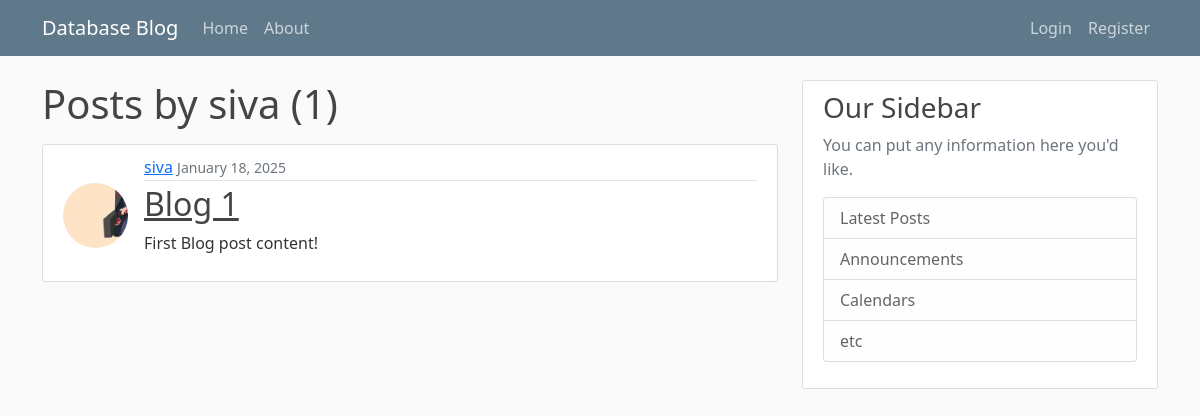
The app's page /user/siva/, older data.
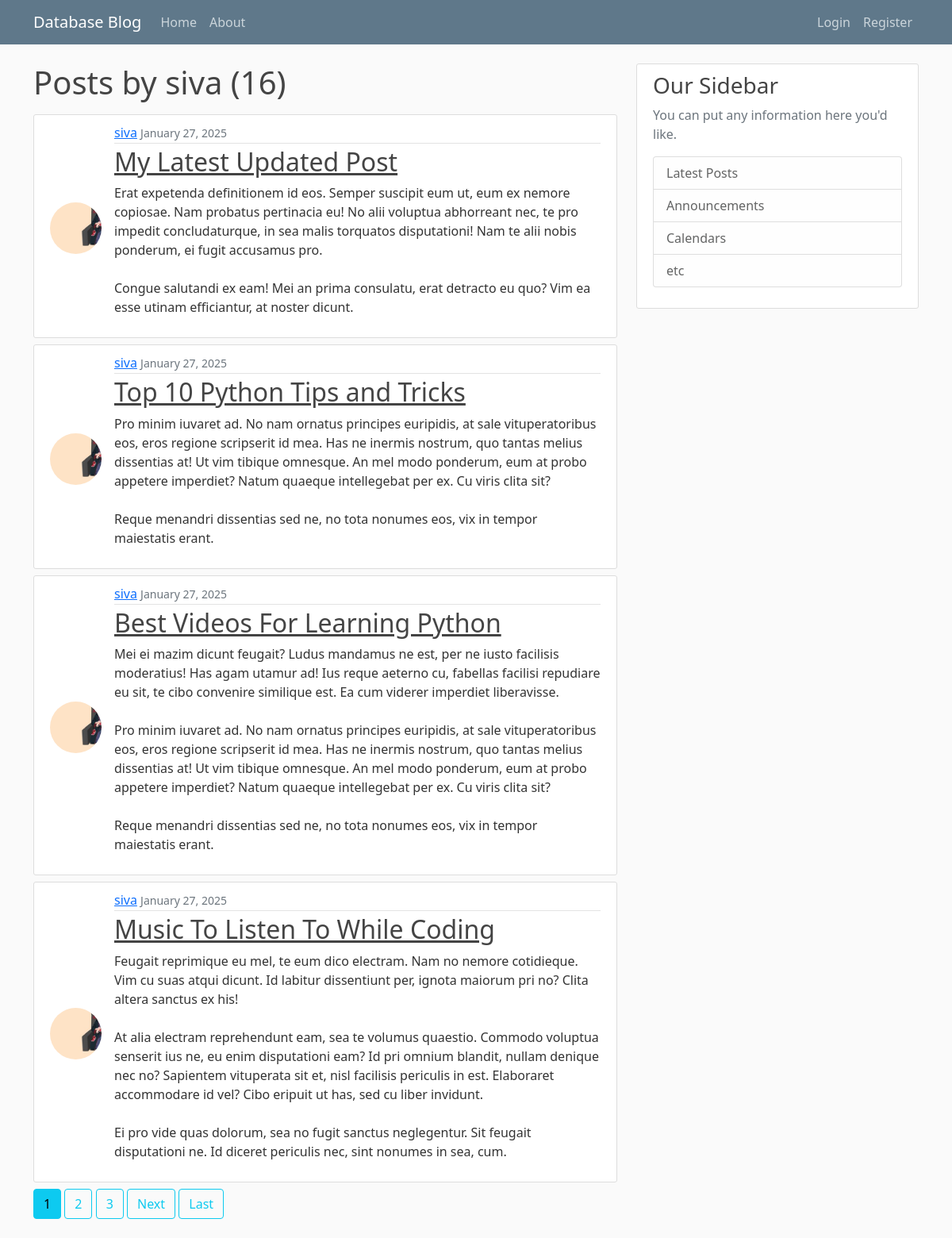
The same page, newer data.
### app/models.py (models this page shows, shortened)
class Post(models.Model):
    title = models.CharField(max_length=100)
    content = models.TextField()
    date_posted = models.DateTimeField(default=timezone.now)
    author = models.ForeignKey(User, on_delete=models.CASCADE)

### users/models.py (models this page shows, shortened)
class Profile(models.Model):
    user = models.OneToOneField(User, on_delete=models.CASCADE)
    image = models.ImageField(default='default.jpg', upload_to='profile_pics')

### app/views.py (the view)
# urls.py: path('user/<username>/', UserPostListView.as_view(), name='user-posts'),
class UserPostListView(ListView):
    model = Post
    template_name = 'blog/user_posts.html'
    context_object_name = 'posts'
    paginate_by = 4
    def get_queryset(self):
        user = get_object_or_404(User, username=self.kwargs.get('username'))
        return Post.objects.filter(author=user).order_by('-date_posted')

### app/templates/blog/user_posts.html (shortened to what this page needs)
{% extends "blog/base.html" %}
{% block content %}
    <h1 class="mb-3" > Posts by {{ view.kwargs.username }} ({{ page_obj.paginator.count }}) </h1>
    {% for post in posts %}
    <article class="media content-section d-flex align-items-center mb-2 ">
      <img class="rounded-circle article-img mr-3" src="{{ post.author.profile.image.url }}">
      <div class="media-body">
        <div class="article-metadata">
          <a class="mb-2" href=" {% url 'user-posts' post.author.username %} ">{{ post.author }}</a>
          <small class="text-muted">{{ post.date_posted|date:"F d, Y" }}</small>
        </div>
        <h2><a class="article-title" href="{% url 'post-detail' post.id %}">{{ post.title }}</a></h2>
        <p class="article-content">{{ post.content }}</p>
      </div>
    </article>
    {% endfor %}
    {% if is_paginated %}
      {% for num in page_obj.paginator.page_range %}
        {% if page_obj.number == num %}
          <a class="btn btn-info mb-4" href="?page={{num}}">{{num}}</a>
        {% elif num > page_obj.number|add:'-3' and num < page_obj.number|add:'3' %}
          <a class="btn btn-outline-info mb-4" href="?page={{num}}">{{num}}</a>
        {% endif %}
      {% endfor %}
      {% if page_obj.has_next %}
        <a class="btn btn-outline-info mb-4" href="?page={{ page_obj.next_page_number }}">Next</a>
        <a class="btn btn-outline-info mb-4" href="?page={{ page_obj.paginator.num_pages }}">Last</a>
      {% endif %}
    {% endif %}
{% endblock content %}

### app/templates/blog/base.html (shortened to what this page needs)
{% load static %}
<!DOCTYPE html>
<html lang="en">
<head>
    <link href="https://cdn.jsdelivr.net/npm/bootstrap@5.0.2/dist/css/bootstrap.min.css" rel="stylesheet">
    <link rel="stylesheet" type="text/css" href="{% static 'blog/main.css' %}">
</head>
<body>
    <header class="site-header">
        <nav class="navbar navbar-expand-md navbar-dark bg-steel fixed-top">
            <div class="container">
                <a class="navbar-brand mr-4" href="{% url 'blog-home' %}">Database Blog</a>
                <div class="collapse navbar-collapse" id="navbarToggle">
                    <div class="navbar-nav me-auto">
                        <a class="nav-item nav-link" href="{% url 'blog-home' %}">Home</a>
                        <a class="nav-item nav-link" href="{% url 'blog-about' %}">About</a>
                    </div>
                    <div class="navbar-nav">
                        {% if user.is_authenticated %}
                            <a class="nav-item nav-link" style="padding: 0; margin-right: 15px; border: none; background: none;" href="{% url 'post-create' %}">New Post</a>
                            <a class="nav-item nav-link" style="padding: 0; margin-right: 15px; border: none; background: none;" href="{% url 'profile-page' %}">Profile</a>
                            <form method="POST" action="{% url 'logout-page' %}" style="display: inline;">
                                {% csrf_token %}
                                <button type="submit" class="nav-item nav-link btn btn-link" style="padding: 0; border: none; background: none;">
                                    Logout
                                </button>
                            </form>
                        {% else %}
                            <a class="nav-item nav-link" href="{% url 'login-page' %}">Login</a>
                            <a class="nav-item nav-link" href="{% url 'register-page' %}">Register</a>
                        {% endif %}
                    </div>
                </div>
            </div>
        </nav>
    </header>
    <main role="main" class="container">
        <div class="row">
            <div class="col-md-8">
                {% block content %}{% endblock %}
            </div>
            <div class="col-md-4">
                <div class="content-section">
                    <h3>Our Sidebar</h3>
                    <p class='text-muted'>You can put any information here you'd like.
                    <ul class="list-group">
                        <li class="list-group-item list-group-item-light">Latest Posts</li>
                        <li class="list-group-item list-group-item-light">Announcements</li>
                        <li class="list-group-item list-group-item-light">Calendars</li>
                        <li class="list-group-item list-group-item-light">etc</li>
                    </ul>
                    </p>
                </div>
            </div>
        </div>
    </main>
    </body>
</html>

### app/static/blog/main.css (style rules this page uses)
body { background: #fafafa; color: #333333; margin-top: 5rem; }
h1, h2, h3, h4, h5, h6 { color: #444444; }
ul { margin: 0; }
.bg-steel { background-color: #5f788a; }
.site-header .navbar-nav .nav-link { color: #cbd5db; }
.content-section { background: #ffffff; padding: 10px 20px; border: 1px solid #dddddd; border-radius: 3px; margin-bottom: 20px; }
.article-title { color: #444444; }
.article-content { white-space: pre-line; }
.article-img { height: 65px; width: 65px; margin-right: 16px; object-fit: cover; margin-top: 5px; }
.article-metadata { padding-bottom: 1px; margin-bottom: 4px; border-bottom: 1px solid #e3e3e3 }
.media-body { flex: 1; }

Row changes from the older to the newer data that the page shows:
no longer on this page (row unchanged): Post: author.profile.image (picture), author "siva", date_posted "January 18, 2025", title "Blog 1", content "First Blog post content!"
added Post: author.profile.image (picture), author "siva", date_posted "January 27, 2025", title "My Latest Updated Post", content "Erat expetenda definitionem id eos. Semper suscipit eum ut, eum ex nemore copiosae. Nam probatus pertinacia eu! No alii voluptua abhorreant nec, te pro impedit concludaturque, in sea malis torquatos disputationi! Nam te alii nobis ponderum, ei fugit accusamus pro. Congue salutandi ex eam! Mei an prima consulatu, erat detracto eu quo? Vim ea esse utinam efficiantur, at noster dicunt."
added Post: author.profile.image (picture), author "siva", date_posted "January 27, 2025", title "Top 10 Python Tips and Tricks", content "Pro minim iuvaret ad. No nam ornatus principes euripidis, at sale vituperatoribus eos, eros regione scripserit id mea. Has ne inermis nostrum, quo tantas melius dissentias at! Ut vim tibique omnesque. An mel modo ponderum, eum at probo appetere imperdiet? Natum quaeque intellegebat per ex. Cu viris clita sit? Reque menandri dissentias sed ne, no tota nonumes eos, vix in tempor maiestatis erant."
added Post: author.profile.image (picture), author "siva", date_posted "January 27, 2025", title "Best Videos For Learning Python", content "Mei ei mazim dicunt feugait? Ludus mandamus ne est, per ne iusto facilisis moderatius! Has agam utamur ad! Ius reque aeterno cu, fabellas facilisi repudiare eu sit, te cibo convenire similique est. Ea cum viderer imperdiet liberavisse. Pro minim iuvaret ad. No nam ornatus principes euripidis, at sale vituperatoribus eos, eros regione scripserit id mea. Has ne inermis nostrum, quo tantas melius dissentias at! Ut vim tibique omnesque. An mel modo ponderum, eum at probo appetere imperdiet? Natum quaeque intellegebat per ex. Cu viris clita sit? Reque menandri dissentias sed ne, no tota nonumes eos, vix in tempor maiestatis erant."
added Post: author.profile.image (picture), author "siva", date_posted "January 27, 2025", title "Music To Listen To While Coding", content "Feugait reprimique eu mel, te eum dico electram. Nam no nemore cotidieque. Vim cu suas atqui dicunt. Id labitur dissentiunt per, ignota maiorum pri no? Clita altera sanctus ex his! At alia electram reprehendunt eam, sea te volumus quaestio. Commodo voluptua senserit ius ne, eu enim disputationi eam? Id pri omnium blandit, nullam denique nec no? Sapientem vituperata sit et, nisl facilisis periculis in est. Elaboraret accommodare id vel? Cibo eripuit ut has, sed cu liber invidunt. Ei pro vide quas dolorum, sea no fugit sanctus neglegentur. Sit feugait disputationi ne. Id diceret periculis nec, sint nonumes in sea, cum."
Text that changed along with them:
{{ page_obj.paginator.count }}: "1" → "16"
new list line: "1"
new list line: "2"
new list line: "3"
text now shown: "Next Last"
